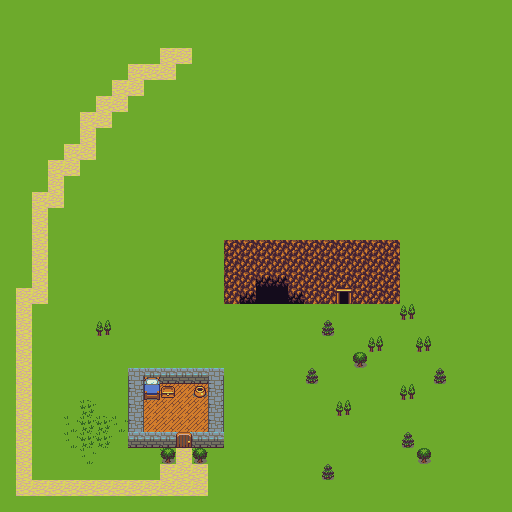

Below is a game level as drawn by its tile map, then a one-line description and the .tmx file that defines it, in full:
An orthogonal 32x32 tile map with 16x16 px tiles, 2 tile layers (Слой тайлов 1, Слой тайлов 2), 2 tilesets and 6 objects.

<map version="1.2" tiledversion="1.3.1" orientation="orthogonal" renderorder="right-down" compressionlevel="-1" width="32" height="32" tilewidth="16" tileheight="16" infinite="0" nextlayerid="4" nextobjectid="10">
 <tileset firstgid="1" source="123123.tsx" />
 <tileset firstgid="5" source="basictiles_2.tsx" />
 <layer id="1" name="Слой тайлов 1" width="32" height="32">
  <data encoding="csv">
16,16,16,16,16,16,16,16,16,16,16,16,16,16,16,16,16,16,16,16,16,16,16,16,16,16,16,16,16,16,16,16,
16,16,16,16,16,16,16,16,16,16,16,16,16,16,16,16,16,16,16,16,16,16,16,16,16,16,16,16,16,16,16,16,
16,16,16,16,16,16,16,16,16,16,16,16,16,16,16,16,16,16,16,16,16,16,16,16,16,16,16,16,16,16,16,16,
16,16,16,16,16,16,16,16,16,16,16,16,16,16,16,16,16,16,16,16,16,16,16,16,16,16,16,16,16,16,16,16,
16,16,16,16,16,16,16,16,16,16,16,16,16,16,16,16,16,16,16,16,16,16,16,16,16,16,16,16,16,16,16,16,
16,16,16,16,16,16,16,16,16,16,16,16,16,16,16,16,16,16,16,16,16,16,16,16,16,16,16,16,16,16,16,16,
16,16,16,16,16,16,16,16,16,16,16,16,16,16,16,16,16,16,16,16,16,16,16,16,16,16,16,16,16,16,16,16,
16,16,16,16,16,16,16,16,16,16,16,16,16,16,16,16,16,16,16,16,16,16,16,16,16,16,16,16,16,16,16,16,
16,16,16,16,16,16,16,16,16,16,16,16,16,16,16,16,16,16,16,16,16,16,16,16,16,16,16,16,16,16,16,16,
16,16,16,16,16,16,16,16,16,16,16,16,16,16,16,16,16,16,16,16,16,16,16,16,16,16,16,16,16,16,16,16,
16,16,16,16,16,16,16,16,16,16,16,16,16,16,16,16,16,16,16,16,16,16,16,16,16,16,16,16,16,16,16,16,
16,16,16,16,16,16,16,16,16,16,16,16,16,16,16,16,16,16,16,16,16,16,16,16,16,16,16,16,16,16,16,16,
16,16,16,16,16,16,16,16,16,16,16,16,16,16,16,16,16,16,16,16,16,16,16,16,16,16,16,16,16,16,16,16,
16,16,16,16,16,16,16,16,16,16,16,16,16,16,16,16,16,16,16,16,16,16,16,16,16,16,16,16,16,16,16,16,
16,16,16,16,16,16,16,16,16,16,16,16,16,16,16,16,16,16,16,16,16,16,16,16,16,16,16,16,16,16,16,16,
16,16,16,16,16,16,16,16,16,16,16,16,16,16,16,16,16,16,16,16,16,16,16,16,16,16,16,16,16,16,16,16,
16,16,16,16,16,16,16,16,16,16,16,16,16,16,16,16,16,16,16,16,16,16,16,16,16,16,16,16,16,16,16,16,
16,16,16,16,16,16,16,16,16,16,16,16,16,16,16,16,16,16,16,20,20,20,20,20,20,16,16,16,16,16,16,16,
16,16,16,16,16,16,16,16,16,16,16,16,16,16,16,16,16,16,20,20,20,20,20,20,20,16,16,16,16,16,16,16,
16,16,16,16,16,16,16,16,16,16,16,16,16,16,16,16,16,16,16,16,16,16,16,16,16,16,16,16,16,16,16,16,
16,16,16,16,16,16,16,16,16,16,16,16,16,16,16,16,16,16,16,16,16,16,16,16,16,16,16,16,16,16,16,16,
16,16,16,16,16,16,16,16,16,16,16,16,16,16,16,16,16,16,16,16,16,16,16,16,16,16,16,16,16,16,16,16,
16,16,16,16,16,16,16,16,16,16,16,16,16,16,16,16,16,16,16,16,16,16,16,16,16,16,16,16,16,16,16,16,
16,16,16,16,16,16,16,16,8,5,5,5,5,8,16,16,16,16,16,16,16,16,16,16,16,16,16,16,16,16,16,16,
16,16,16,16,16,16,16,16,6,13,13,13,13,6,16,16,16,16,16,16,16,16,16,16,16,16,16,16,16,16,16,16,
16,16,16,16,16,70,16,16,6,13,13,13,13,6,16,16,16,16,16,16,16,16,16,16,16,16,16,16,16,16,16,16,
16,16,16,16,69,70,70,69,6,13,13,13,13,6,16,16,16,16,16,16,16,16,16,16,16,16,16,16,16,16,16,16,
16,16,16,16,69,70,70,16,5,5,5,5,5,5,16,16,16,16,16,16,16,16,16,16,16,16,16,16,16,16,16,16,
16,15,16,16,16,69,16,16,16,16,70,15,70,16,16,16,16,16,16,16,16,16,16,16,16,16,16,16,16,16,16,16,
16,15,16,16,16,16,16,16,16,16,15,15,15,16,16,16,16,16,16,16,16,16,16,16,16,16,16,16,16,16,16,16,
16,15,15,15,15,15,15,15,15,15,15,15,15,16,16,16,16,16,16,16,16,16,16,16,16,16,16,16,16,16,16,16,
16,16,16,16,16,16,16,16,16,16,16,16,16,16,16,16,16,16,16,16,16,16,16,16,16,16,16,16,16,16,16,16
</data>
 </layer>
 <layer id="3" name="Слой тайлов 2" width="32" height="32">
  <data encoding="csv">
0,0,0,0,0,0,0,0,0,0,0,0,0,0,0,0,0,0,0,0,0,0,0,0,0,0,0,0,0,0,0,0,
0,0,0,0,0,0,0,0,0,0,0,0,0,0,0,0,0,0,0,0,0,0,0,0,0,0,0,0,0,0,0,0,
0,0,0,0,0,0,0,0,0,0,0,0,0,0,0,0,0,0,0,0,0,0,0,0,0,0,0,0,0,0,0,0,
0,0,0,0,0,0,0,0,0,0,15,15,0,0,0,0,0,0,0,0,0,0,0,0,0,0,0,0,0,0,0,0,
0,0,0,0,0,0,0,0,15,15,15,0,0,0,0,0,0,0,0,0,0,0,0,0,0,0,0,0,0,0,0,0,
0,0,0,0,0,0,0,15,15,0,0,0,0,0,0,0,0,0,0,0,0,0,0,0,0,0,0,0,0,0,0,0,
0,0,0,0,0,0,15,15,0,0,0,0,0,0,0,0,0,0,0,0,0,0,0,0,0,0,0,0,0,0,0,0,
0,0,0,0,0,15,15,0,0,0,0,0,0,0,0,0,0,0,0,0,0,0,0,0,0,0,0,0,0,0,0,0,
0,0,0,0,0,15,0,0,0,0,0,0,0,0,0,0,0,0,0,0,0,0,0,0,0,0,0,0,0,0,0,0,
0,0,0,0,15,15,0,0,0,0,0,0,0,0,0,0,0,0,0,0,0,0,0,0,0,0,0,0,0,0,0,0,
0,0,0,15,15,0,0,0,0,0,0,0,0,0,0,0,0,0,0,0,0,0,0,0,0,0,0,0,0,0,0,0,
0,0,0,15,0,0,0,0,0,0,0,0,0,0,0,0,0,0,0,0,0,0,0,0,0,0,0,0,0,0,0,0,
0,0,15,15,0,0,0,0,0,0,0,0,0,0,0,0,0,0,0,0,0,0,0,0,0,0,0,0,0,0,0,0,
0,0,15,0,0,0,0,0,0,0,0,0,0,0,0,0,0,0,0,0,0,0,0,0,0,0,0,0,0,0,0,0,
0,0,15,0,0,0,0,0,0,0,0,0,0,0,0,0,0,0,0,0,0,0,0,0,0,0,0,0,0,0,0,0,
0,0,15,0,0,0,0,0,0,0,0,0,0,0,20,20,20,20,20,20,20,20,20,20,20,0,0,0,0,0,0,0,
0,0,15,0,0,0,0,0,0,0,0,0,0,0,20,20,20,20,20,20,20,20,20,20,20,0,0,0,0,0,0,0,
0,0,15,0,0,0,0,0,0,0,0,0,0,0,20,20,28,28,20,0,0,0,0,0,0,0,0,0,0,0,0,0,
0,15,15,0,0,0,0,0,0,0,0,0,0,0,20,28,27,27,28,0,0,55,0,0,0,0,0,0,0,0,0,0,
0,15,0,0,0,0,0,0,0,0,0,0,0,0,0,0,0,0,0,0,0,0,0,0,0,82,0,0,0,0,0,0,
0,15,0,0,0,0,82,0,0,0,0,0,0,0,0,0,0,0,0,0,35,0,0,0,0,0,0,0,0,0,0,0,
0,15,0,0,0,0,0,0,0,0,0,0,0,0,0,0,0,0,0,0,0,0,0,82,0,0,82,0,0,0,0,0,
0,15,0,0,0,0,0,0,0,0,0,0,0,0,0,0,0,0,0,0,0,0,43,0,0,0,0,0,0,0,0,0,
0,15,0,0,0,0,0,0,0,50,0,0,0,0,0,0,0,0,0,35,0,0,0,0,0,0,0,35,0,0,0,0,
0,15,0,0,0,0,0,0,0,58,41,0,32,0,0,0,0,0,0,0,0,0,0,0,0,82,0,0,0,0,0,0,
0,15,0,0,0,0,0,0,0,0,0,0,0,0,0,0,0,0,0,0,0,82,0,0,0,0,0,0,0,0,0,0,
0,15,0,0,0,0,0,0,0,0,0,0,0,0,0,0,0,0,0,0,0,0,0,0,0,0,0,0,0,0,0,0,
0,15,0,0,0,0,0,0,0,0,0,53,0,0,0,0,0,0,0,0,0,0,0,0,0,35,0,0,0,0,0,0,
0,0,0,0,0,0,0,0,0,0,43,0,43,0,0,0,0,0,0,0,0,0,0,0,0,0,43,0,0,0,0,0,
0,0,0,0,0,0,0,0,0,0,0,0,0,0,0,0,0,0,0,0,35,0,0,0,0,0,0,0,0,0,0,0,
0,0,0,0,0,0,0,0,0,0,0,0,0,0,0,0,0,0,0,0,0,0,0,0,0,0,0,0,0,0,0,0,
0,0,0,0,0,0,0,0,0,0,0,0,0,0,0,0,0,0,0,0,0,0,0,0,0,0,0,0,0,0,0,0
</data>
 </layer>
 <objectgroup id="2" name="walls">
  <object id="4" x="128" y="368" width="16" height="80" />
  <object id="5" x="144" y="432" width="32" height="16" />
  <object id="6" x="192" y="432" width="32" height="16" />
  <object id="7" x="208" y="368" width="16" height="64" />
  <object id="8" x="144" y="368" width="64" height="16" />
  <object id="9" x="224" y="240" width="176" height="64" />
 </objectgroup>
</map>
